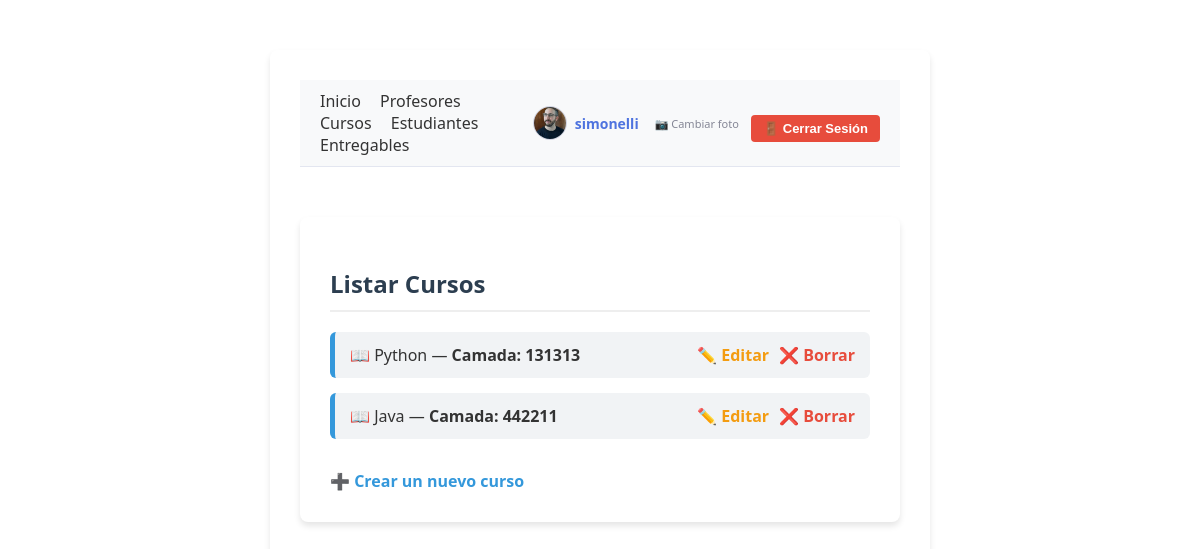
Page /app/cursos/ (signed in) on the committed database.
### app/models.py (models this page shows, shortened)
class Avatar(models.Model):
  user = models.OneToOneField(
      User, on_delete=models.CASCADE, related_name='avatar'
  )
  imagen = models.ImageField(upload_to='avatares', null=True, blank=True)

class Curso(models.Model):
    nombre=models.CharField(max_length=40)
    camada=models.IntegerField()

### app/views.py (the view)
# urls.py: path('cursos/', CursosView.as_view(),name='cursos'),
class CursosView(LoginRequiredMixin,View):
    def get(self, request):
        contexto = dict(
            titulo="Cursos",
            mensaje="Esta es la pagina de inicio de los Cursos",
            cursos=Curso.objects.all()
        )
        return render(request, "lista_cursos.html", contexto) # ← AHORA 'lista_cursos.html' es para el Listado

### app/templates/lista_cursos.html
{% extends "base.html" %} {% block titulo %}Listado de Cursos{% endblock titulo%} {% block body %}
<div class="container-box">
  <h2>Listar Cursos</h2>
  <ul>
    {% for curso in cursos %}
    <li
      style="
        display: flex;
        justify-content: space-between;
        align-items: center;
        margin-bottom: 15px;
      "
    >
      <div>
        <span>📖 {{ curso.nombre }}</span> —
        <strong>Camada: {{ curso.camada }}</strong>
      </div>
      <div style="display: flex; gap: 10px">
        <a
          href="{% url 'editar_curso' curso.id %}"
          style="color: #f39c12; text-decoration: none; font-weight: bold"
          >✏️ Editar</a
        >
        <a
          href="{% url 'borrar_curso' curso.id %}"
          style="color: #e74c3c; text-decoration: none; font-weight: bold"
          >❌ Borrar</a
        >
      </div>
    </li>
    {% empty %}
    <li>No hay cursos disponibles actualmente.</li>
    {% endfor %}
  </ul>
  <a href="{% url 'crear_curso' %}" class="btn-link">➕ Crear un nuevo curso</a>
</div>
{% endblock body %}

### app/templates/base.html (shortened to what this page needs)
<!doctype html>
<html lang="es">
  <head>
    {% load static %}
    <link rel="stylesheet" href="{% static 'css/styles.css' %}" />
  </head>
  <body class="container-box">
  <nav style="display: flex; justify-content: space-between; align-items: center; padding: 10px 20px; background-color: #f8f9fa; border-bottom: 1px solid #e3e6f0; margin-bottom: 20px;">
    <div>
        <a href="{% url 'home' %}" style="margin-right: 15px; text-decoration: none; color: #333;">Inicio</a>
        <a href="{% url 'profesores' %}" style="margin-right: 15px; text-decoration: none; color: #333;">Profesores</a>
        <a href="{% url 'cursos' %}" style="margin-right: 15px; text-decoration: none; color: #333;">Cursos</a>
        <a href="{% url 'estudiantes' %}" style="margin-right: 15px; text-decoration: none; color: #333;">Estudiantes</a>
        <a href="{% url 'entregables' %}" style="margin-right: 15px; text-decoration: none; color: #333;">Entregables</a>
    </div>
   <div style="display: flex; align-items: center; gap: 12px;">
    {% if user.is_authenticated %}
        <div style="display: flex; align-items: center; gap: 8px;">
            {% if user.avatar and user.avatar.imagen %}
                <img src="{{ user.avatar.imagen.url }}" alt="Avatar" style="width: 32px; height: 32px; border-radius: 50%; object-fit: cover; border: 1px solid #d1d3e2;">
            {% else %}
                <span style="font-size: 20px; line-height: 1;">👤</span>
            {% endif %}
            <span style="color: #4e73df; font-weight: bold; font-size: 14px;">{{ user.username }}</span>
        </div>
        <a href="{% url 'agregar_avatar' %}" style="text-decoration: none; font-size: 11px; color: #858796; white-space: nowrap; margin-left: 4px;">📷 Cambiar foto</a>
        <form action="{% url 'logout' %}" method="POST" style="margin: 0; display: flex; align-items: center;">
            <button type="submit" style="background-color: #e74c3c; color: white; border: none; padding: 6px 12px; cursor: pointer; font-weight: bold; border-radius: 4px; font-size: 13px; white-space: nowrap;">
                🚪 Cerrar Sesión
            </button>
        </form>
    {% endif %}
</div>
</nav>
    {% block body %}{% endblock body %}
  </body>
</html>

### app/static/css/styles.css (style rules this page uses)
body { font-family: 'Segoe UI', Tahoma, Geneva, Verdana, sans-serif; background-color: #f8f9fa; color: #333; margin: 0; padding: 0; }
.container-box { max-width: 600px; margin: 50px auto; background: #ffffff; padding: 30px; border-radius: 8px; box-shadow: 0 4px 6px rgba(0, 0, 0, 0.1); }
h2 { color: #2c3e50; margin-bottom: 20px; border-bottom: 2px solid #eee; padding-bottom: 10px; }
ul { list-style: none; padding: 0; }
li { background: #f1f3f5; margin-bottom: 10px; padding: 12px 15px; border-radius: 6px; font-size: 16px; font-weight: 500; display: flex; justify-content: space-between; border-left: 5px solid #3498db; }
.btn-link { display: inline-block; margin-top: 15px; color: #3498db; text-decoration: none; font-weight: 600; }
button[type="submit"] { background-color: #2ecc71; color: white; border: none; padding: 12px 20px; font-size: 16px; font-weight: bold; border-radius: 4px; cursor: pointer; width: 100%; margin-top: 10px; transition: background 0.2s; }

### rows in the picture
Curso: nombre "Python", camada "131313"
Curso: nombre "Java", camada "442211"

### other values in the picture
{{ user.username }} "simonelli"
